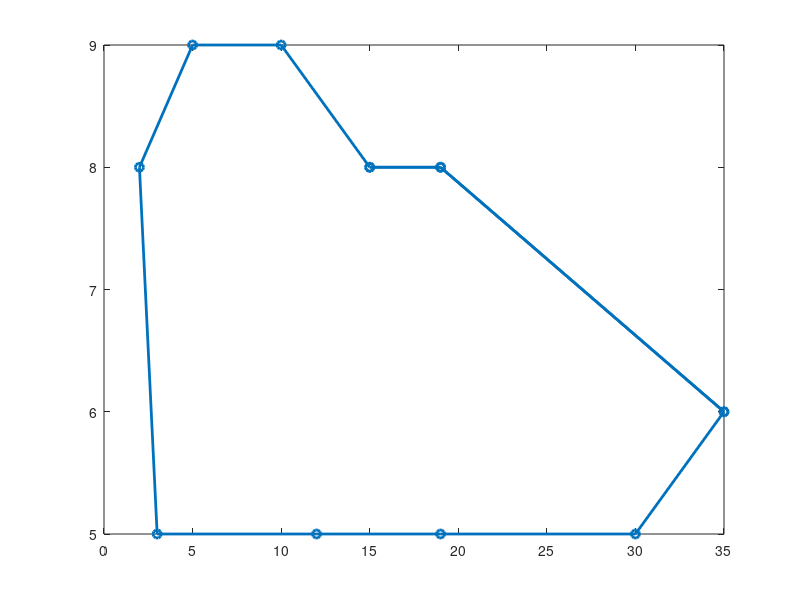

The MATLAB source for this figure: (Note: this script raises an error after producing the figure.)
clear; close all;
k = 4;
x_p = [35 19 15 10 5 2 3 12 19 30 ...
    35 19 15];
y_p = [6 8 8 9 9 8 5 5 5 5 ...
                6 8 8];
m = (length(x_p)-k)-1;
knots = -k/m:1/m:(k+m)/(m);
plot(x_p, y_p, 'o-', 'linewidth', 2); hold on;
curve = spmak(knots, [x_p; y_p]);
fnplt(fnbrk(curve, [knots(k), knots(end-k+1)]));
for i = 1:k-1
    plot(x_p(i), y_p(i), 'ro-', 'markersize', 8, 'MarkerFaceColor','r');
end
for i = 0:k
    disp("Continuita': "+i);
    der = fnder(curve, i);
    disp(fnval(der, knots(k))+" "+fnval(der, knots(end-k+1)));
end

